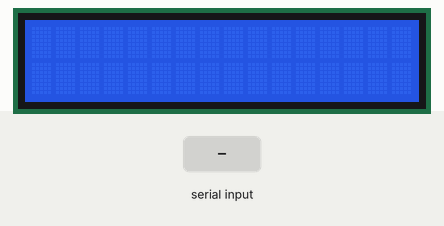
Recording of a program running on a simulated Raspberry Pi (BCM pin numbers). Parts: 16×2 character LCD. The inputs (shaded band) are chosen by the test bench. Library files of the repository ran but are not shown: PCF8574.py, Adafruit_LCD1602.py; what the program prints to the terminal is not drawn.

Above: at 1.2 s.
1.3 s: "1" typed at the terminal, then Enter
At 1.44 s:
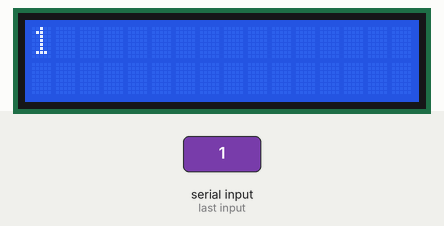
At 6.12 s:
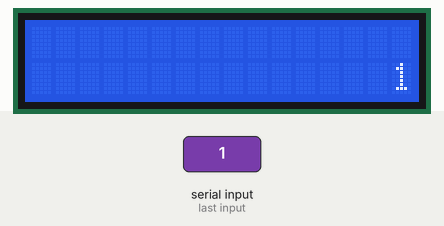
Timing chart, 0 to 7.6 s (numbered marks = the images above; inputs shaded):
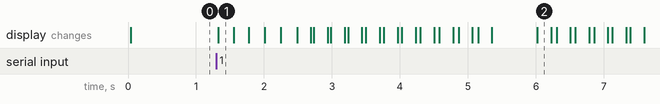

Measured:
- after the input at 1.3 s, the display: changes at once (image 1)

The program:

fade.py
```python
from PCF8574 import PCF8574_GPIO as GPIO
from Adafruit_LCD1602 import Adafruit_CharLCD as LCD
import time
PCF8574_ADDR = 0x27
PCF8574A_ADDR = 0x3F
MAX_LEN = 17

try:
    mcp = GPIO(PCF8574_ADDR)
except:
    try:
        mcp = GPIO(PCF8574A_ADDR)
    except:
        print("Invalid I2C Address.")
        exit(1)

lcd = LCD(pin_rs=0, pin_e=2, pins_db=[4,5,6,7], GPIO=mcp)
mcp.output(3,1)
lcd.begin(16,2)


# TODO: fix this hardcoded bullshit, animation does not work correctly yet
def input_one():
    input_str = str(input("Please enter something ( 14 or less characters is optimal )"))
    input_arr = [char for char in input_str]
    formatted_string = ""
    if len(input_str) < 16:
        whitespace_padding = " " * 16
        formatted_string = whitespace_padding + input_str
    back_arr = [char for char in formatted_string]

    while True:

        lcd.clear()

        lcd.setCursor(0,0)
        for i in range(MAX_LEN):
            print("in", i)
            lcd.clear()
            lcd.setCursor(0,0)
            for char in input_arr:
                lcd.message(char)
            input_arr.insert(0, " ")
            time.sleep(0.2)
            if i == MAX_LEN - 1:
                input_arr = [char for char in input_str]

        for i in range(MAX_LEN + len(input_str) - 1):
            print("out", i)
            lcd.clear()
            lcd.setCursor(0,1)
            for char in back_arr:
                lcd.message(char)
            back_arr.pop(0)
            time.sleep(0.2)
            if i == MAX_LEN + len(input_str) - 2:
                back_arr = [char for char in formatted_string]


while True:
    try:
        input_one()
    except KeyboardInterrupt:
        lcd.clear()
        break
```
